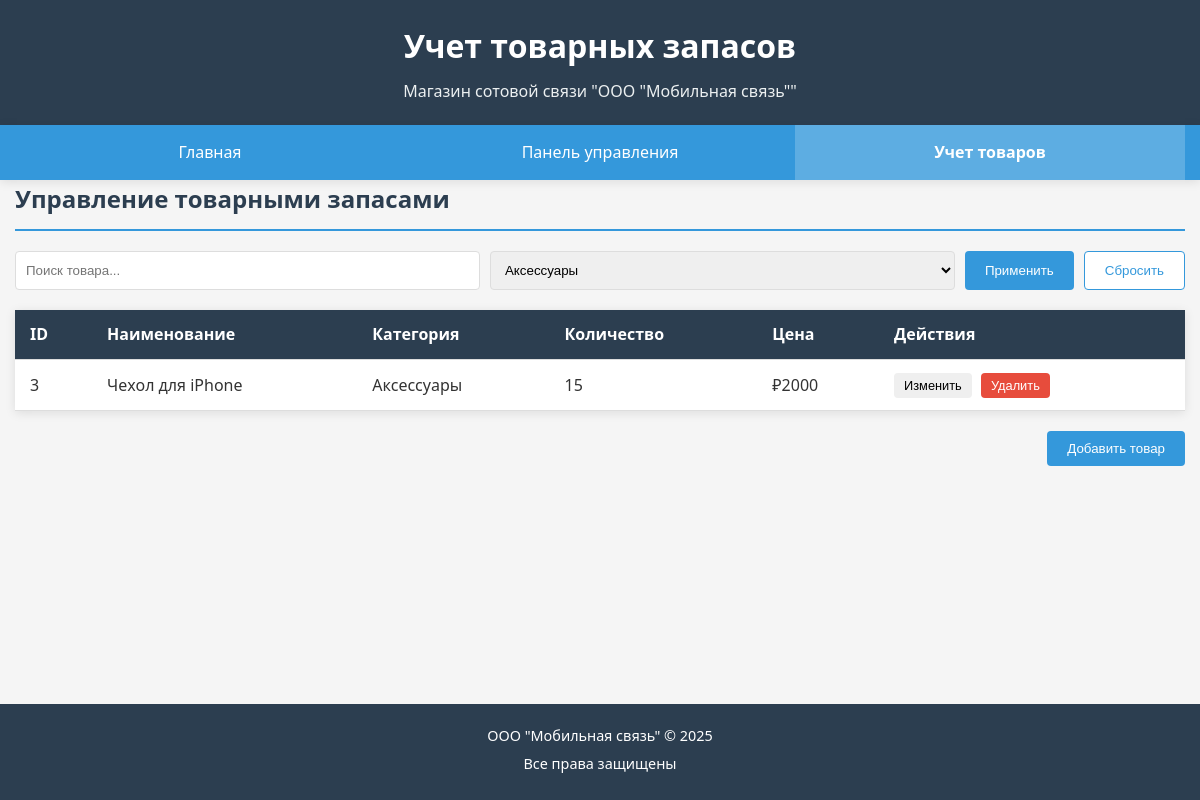
/inventory/2/, run on the app's committed database.
### mobile_store/models.py (models this page shows, shortened)
class Product(models.Model):
    name = models.CharField(max_length=255, unique=True)
    category = models.CharField(max_length=100)
    quantity = models.IntegerField()
    price = models.IntegerField()
    class Meta:
        pass

### mobile_store/views.py (the view)
# urls.py: path('inventory/', views.inventory, name='inventory'),
def inventory(request, category_id=0):
    context = get_base_context()
    context["active_page"] = "inventory"
    context["current_category"] = category_id
    categories = list(Product.objects.values("category").distinct())
    categories.insert(0, {'id': 0, 'category': 'Все категории'})
    if category_id == 0:
        products = Product.objects.all()  # Все товары
    else:
        selected_category = categories[category_id]['category']
        products = Product.objects.filter(category=selected_category)
    context["products"] = products
    return render(request, "mobile_store/inventory.html", context)

### mobile_store/templatetags/mobile_store_tags.py (called while the page is built)
@register.inclusion_tag('mobile_store/category_select.html')
def filter_bars(current_category):
    bars = list(Product.objects.values("category").distinct())
    bars.insert(0, {'id': 0, 'category': 'Все категории'})
    bars_with_id = [{'id': idx, 'category': item['category']} for idx, item in enumerate(bars)]
    data = {
        'bars': bars_with_id,
        'current_category': current_category
    }
    return data

### mobile_store/views.py (called while the page is built)
def get_base_context():
    return {
        "company": "ООО \"Мобильная связь\"",
    }

### mobile_store/templates/mobile_store/inventory.html (shortened to what this page needs)
{% extends "base.html" %}
{% load mobile_store_tags %}
{% block header_title %}Учет товарных запасов{% endblock %}
{% block header_subtitle %}Магазин сотовой связи "ООО "Мобильная связь""{% endblock %}
{% block content %}
    <section class="inventory-controls">
        <h2>Управление товарными запасами</h2>
        <div class="filter-bar">
            <input type="text" placeholder="Поиск товара..." id="search-input">
             {% filter_bars current_category %}
            <button class="primary-btn" onclick="applyFilter()">Применить</button>
            <button class="secondary-btn" onclick="resetFilter()">Сбросить</button>
        </div>
    </section>
    <section class="inventory-table">
        <table>
            <thead>
                <tr>
                    <th>ID</th>
                    <th>Наименование</th>
                    <th>Категория</th>
                    <th>Количество</th>
                    <th>Цена</th>
                    <th>Действия</th>
                </tr>
            </thead>
            <tbody>
                {% for product in products %}
                <tr>
                    <td>{{ product.id }}</td>
                    <td>{{ product.name }}</td>
                    <td>{{ product.category }}</td>
                    <td>{{ product.quantity }}</td>
                    <td>₽{{ product.price }}</td>
                    <td>
                        <button class="small-btn">Изменить</button>
                        <button class="small-btn danger">Удалить</button>
                    </td>
                </tr>
                {% endfor %}
            </tbody>
        </table>
        <div class="table-actions">
            <button class="primary-btn">Добавить товар</button>
        </div>
    </section>
{% endblock %}

### mobile_store/static/mobile_store/CSS/style.css (style rules this page uses)
:root { --primary-color: #2c3e50; --secondary-color: #3498db; --accent-color: #e74c3c; --light-color: #ecf0f1; --dark-color: #2c3e50; --success-color: #27ae60; --warning-color: #f39c12; --danger-color: #e74c3c; --text-color: #333; --text-light: #7f8c8d; --border-radius: 4px; --box-shadow: 0 2px 10px rgba(0, 0, 0, 0.1); }
* { margin: 0; padding: 0; box-sizing: border-box; }
body { display: flex; flex-direction: column; min-height: 100vh; font-family: 'Segoe UI', Tahoma, Geneva, Verdana, sans-serif; line-height: 1.6; color: var(--text-color); background-color: #f5f5f5; }
h2 { margin-bottom: 20px; color: var(--primary-color); font-size: 1.5rem; border-bottom: 2px solid var(--secondary-color); padding-bottom: 10px; }
.filter-bar { display: flex; gap: 10px; margin-bottom: 20px; flex-wrap: wrap; }
.filter-bar input, .filter-bar select { padding: 10px; border: 1px solid #ddd; border-radius: var(--border-radius); flex: 1; min-width: 150px; }
.primary-btn { padding: 10px 20px; background: var(--secondary-color); color: white; border: none; border-radius: var(--border-radius); cursor: pointer; transition: background-color 0.3s; }
.secondary-btn { padding: 10px 20px; background: white; color: var(--secondary-color); border: 1px solid var(--secondary-color); border-radius: var(--border-radius); cursor: pointer; transition: all 0.3s; }
table { width: 100%; border-collapse: collapse; margin-bottom: 20px; background: white; box-shadow: var(--box-shadow); }
th, td { padding: 12px 15px; text-align: left; border-bottom: 1px solid #ddd; }
th { background-color: var(--primary-color); color: white; }
.small-btn { padding: 5px 10px; margin-right: 5px; font-size: 0.8rem; border: none; border-radius: var(--border-radius); cursor: pointer; }
.danger { background-color: var(--danger-color); color: white; }
.table-actions { display: flex; justify-content: flex-end; gap: 10px; margin-top: 20px; }

### data on the page
Product: id "3", name "Чехол для iPhone", category "Аксессуары", quantity "15", price "2000"

### other printed values
form field value "Аксессуары"
